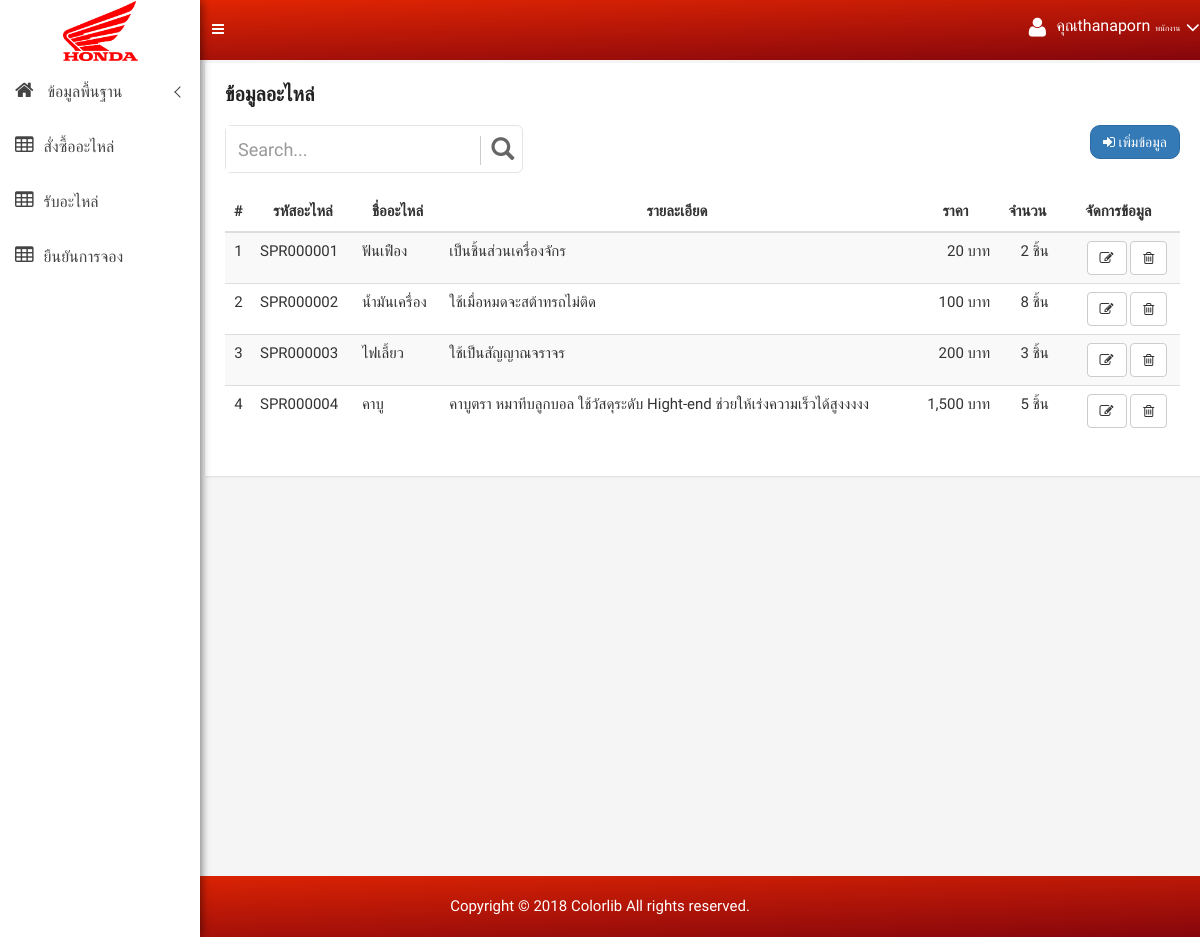
The app's page /spareparts_list.php (signed in), older data.
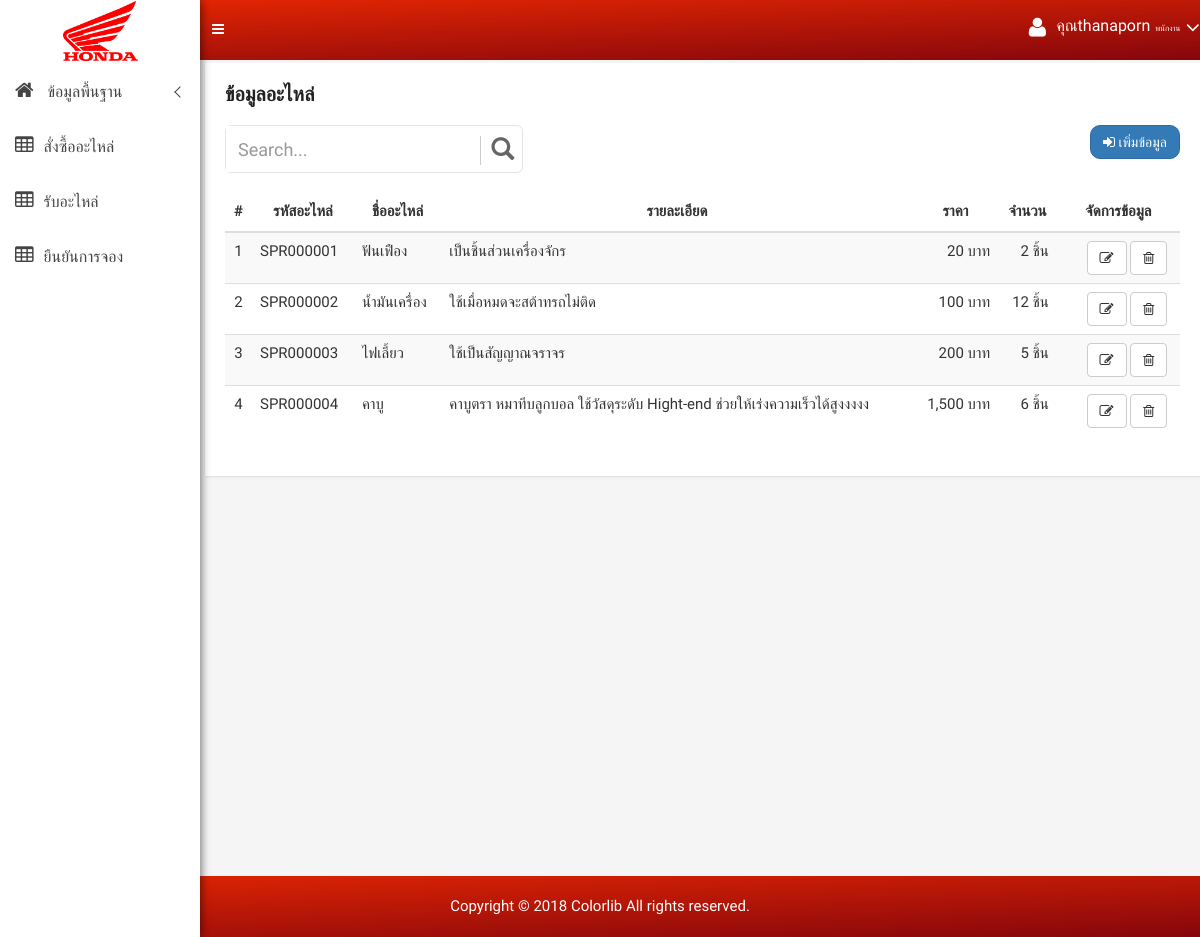
The same page, newer data.
### tables this page shows
CREATE TABLE `spareparts` (
  `sp_id` varchar(30) NOT NULL,
  `sp_name` varchar(30) DEFAULT NULL,
  `sp_description` text,
  `sp_price` varchar(30) DEFAULT NULL,
  `sp_num` varchar(30) DEFAULT NULL,
  PRIMARY KEY (`sp_id`)
);

### spareparts_list.php (the view)
<?php include "sitebar.php"; ?>
<?php include "header.php"; ?>
<div class="container-fluid">
    <div class="product-status-wrap">
        <h4>ข้อมูลอะไหล่</h4>
        <div class="row">
            <div class="col-md-4">
                <div id="custom-search-input" >
                    <form method="GET"  name="frmSearch">
                        <div class="input-group col-md-12">
                            <input type="text" class="form-control input-lg" name="search" value="<?=$_GET['search']?>" placeholder="Search..." />
                            <span class="input-group-btn">
                            <button class="btn btn-info btn-lg" type="submit">
                                <i class="glyphicon glyphicon-search"></i>
                            </button>
                        </span>
                        </div>
                    </form>
                </div>
            </div>
            <div class="col-md-8">
                <div class="pull-right">
                    <a data-toggle="tooltip" href="spareparts_form.php" class="btn btn-primary btn-custon-rounded-two" data-original-title="เพิ่มข้อมูล">
                        <i class="fa fa-sign-in "></i> เพิ่มข้อมูล
                    </a>
                </div>
            </div>
        </div><div class="clearfix"></div><br>
        <div class="row">
            <div class="col-md-12">
                <table class="table table-striped table-hover">
                    <thead>
                    <tr>
                        <th class="text-center">#</th>
                        <th class="text-center">รหัสอะไหล่</th>
                        <th class="text-center">ชื่ออะไหล่</th>
                        <th class="text-center">รายละเอียด</th>
                        <th class="text-center">ราคา</th>
                        <th class="text-center">จำนวน</th>
                        <th class="text-center">จัดการข้อมูล</th>
                    </tr>
                    </thead>
                    <tbody>
                    <?php
                    $n = 0;
                    if (isset($_GET['search'])) {
                        $sql = "select * from spareparts where  sp_id like '%" . $_GET['search'] . "%'
                            or sp_name like '%" . $_GET['search'] . "%'
                            or sp_description like '%" . $_GET['search'] . "%'
                            or sp_price like '%" . $_GET['search'] . "%'
                            order by sp_id asc";
                    } else {
                        $sql = "select * from spareparts order by sp_id asc";
                    }
                    $query = mysqli_query($connect, $sql);
                    $row = mysqli_num_rows($query);
                    if ($row > 0 ) {
                        while ($array = mysqli_fetch_array($query)) {
                            $n++;
                            ?>
                            <tr>
                                <td class="text-center" scope="row"><?= $n; ?></td>
                                <td><?= $array['sp_id'] ?></td>
                                <td><?= $array['sp_name'] ?></td>
                                <td><?= $array['sp_description'] ?></td>
                                <td class="text-right"><?= number_format($array['sp_price']) ?> บาท</td>
                                <td class="text-right"><?= number_format($array['sp_num']) ?> ชิ้น</td>
                                <td class="text-center" style="padding-left: 25px">
                                    <a data-toggle="tooltip" href="spareparts_form.php?mode=edit&id=<?= $array['sp_id'] ?>" class="btn btn-default" data-original-title="Edit"><i class="fa fa-pencil-square-o" aria-hidden="true"></i></a>
                                    <a data-toggle="tooltip" href="spareparts_save.php?mode=delete&id=<?= $array['sp_id'] ?>" onclick="return confirm('คุณต้องการลบข้อมูลนี่ ? ')" class="btn btn-default" data-original-title="Trash"><i class="fa fa-trash-o" aria-hidden="true"></i></a>
                                </td>
                            </tr>
                            <?php
                        }
                    } else {
                        ?>
                        <tr>
                            <th style="text-align: center;color: red;" colspan="7"> ไม่พบข้อมูล</th>
                        </tr>
                        <?php
                    }
                    ?>
                    </tbody>
                </table>
            </div>
        </div>
    </div>
</div>
<br><br><br><br><br><br><br><br><br><br><br><br><br><br><br><br><br><br><br><br>
<?php include "footer.php"; ?>

Row changes from the older to the newer data that the page shows:
changed spareparts "SPR000002": sp_num "8" → "12"
changed spareparts "SPR000003": sp_num "3" → "5"
changed spareparts "SPR000004": sp_num "5" → "6"
